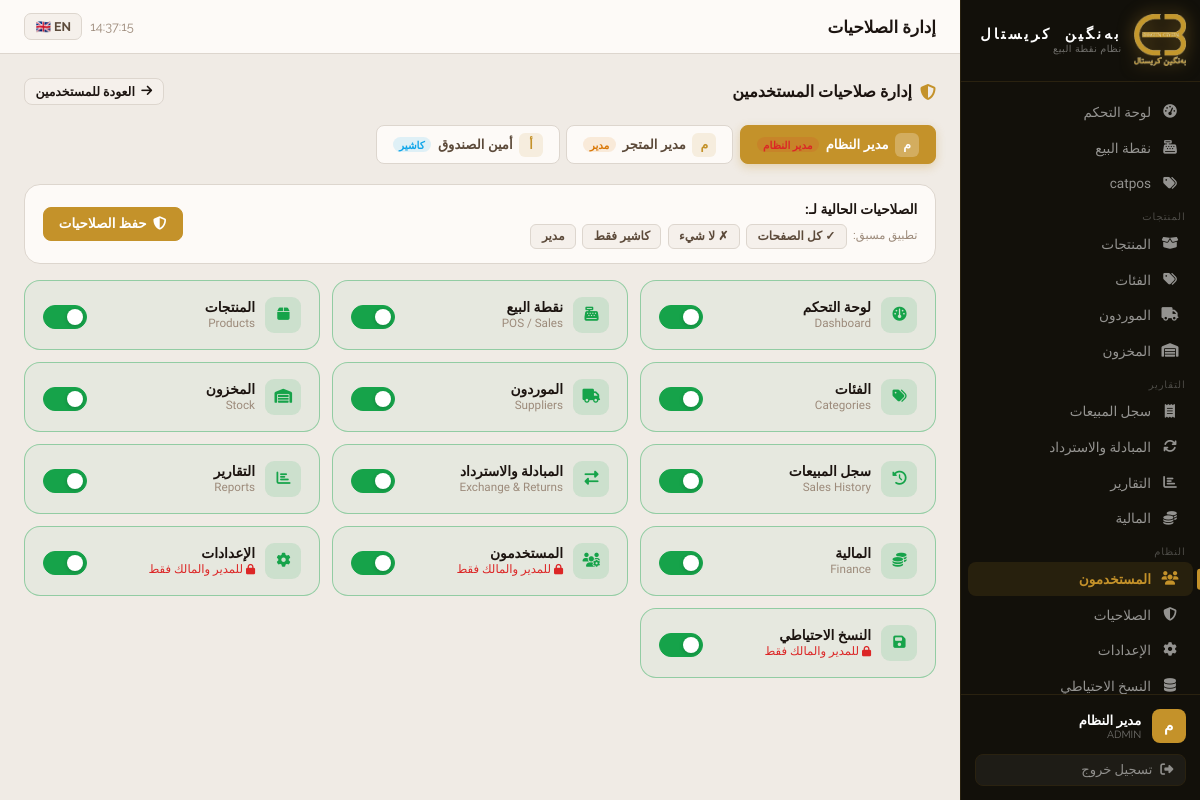
Screenshot of /permissions.php (signed in) with the database file from the repository.
### tables this page shows
CREATE TABLE users (
    id INT AUTO_INCREMENT PRIMARY KEY,
    username VARCHAR(50) UNIQUE NOT NULL,
    password_hash VARCHAR(255) NOT NULL,
    full_name_ar VARCHAR(100),
    full_name_en VARCHAR(100),
    role ENUM('owner','admin','manager','cashier') DEFAULT 'cashier',
    is_active TINYINT(1) DEFAULT 1,
    created_at TIMESTAMP DEFAULT CURRENT_TIMESTAMP
);

### includes/config.php (called while the page is built, shortened)
<?php
$LANG = $_SESSION['lang'] ?? 'ar';
function t(string $key): string {
    global $TRANSLATIONS, $LANG;
    return $TRANSLATIONS[$key][$LANG] ?? $TRANSLATIONS[$key]['en'] ?? $key;
}
class DB {
    private static $instance = null;
    public static function get(): PDO {
        if (!self::$instance) {
            $dsn = "mysql:host=".DB_HOST.";dbname=".DB_NAME.";charset=".DB_CHARSET;
            self::$instance = new PDO($dsn, DB_USER, DB_PASS, [
                PDO::ATTR_ERRMODE            => PDO::ERRMODE_EXCEPTION,
                PDO::ATTR_DEFAULT_FETCH_MODE => PDO::FETCH_ASSOC,
                PDO::ATTR_EMULATE_PREPARES   => false,
            ]);
        }
        return self::$instance;
    }
}
function current_user(): array {
    return [
        'id'   => $_SESSION['pos_user_id'] ?? null,
        'name' => $_SESSION['pos_username'] ?? '',
        'role' => $_SESSION['pos_role']     ?? 'cashier',
    ];
}
function has_permission(string $page): bool {
    $user = current_user();
    if (in_array($user['role'], ['owner', 'admin'])) return true;
    static $perm_cache = [];
    $uid = (int)$user['id'];
    return $perm_cache[$uid][$page] ?? false;
}
function sanitize(string $s): string {
    return htmlspecialchars(trim($s), ENT_QUOTES, 'UTF-8');
}
function lang_switcher_url(string $target): string {
    $q = $_GET;
    $q['lang'] = $target;
    return '?' . http_build_query($q);
}

### permissions.php (the view, shortened to what this page needs)
<?php
require_once __DIR__ . '/includes/config.php';
$me = current_user();
$db = DB::get();
$ALL_PAGES = [
    'dashboard'     => ['icon'=>'fa-gauge',           'ar'=>'لوحة التحكم',         'en'=>'Dashboard'],
    'pos'           => ['icon'=>'fa-cash-register',   'ar'=>'نقطة البيع',          'en'=>'POS / Sales'],
    'products'      => ['icon'=>'fa-box',             'ar'=>'المنتجات',             'en'=>'Products'],
    'categories'    => ['icon'=>'fa-tags',            'ar'=>'الفئات',              'en'=>'Categories'],
    'suppliers'     => ['icon'=>'fa-truck',           'ar'=>'الموردون',             'en'=>'Suppliers'],
    'stock'         => ['icon'=>'fa-warehouse',       'ar'=>'المخزون',             'en'=>'Stock'],
    'sales_history' => ['icon'=>'fa-clock-rotate-left','ar'=>'سجل المبيعات',       'en'=>'Sales History'],
    'exchange'      => ['icon'=>'fa-right-left',      'ar'=>'المبادلة والاسترداد','en'=>'Exchange & Returns'],
    'reports'       => ['icon'=>'fa-chart-bar',       'ar'=>'التقارير',            'en'=>'Reports'],
    'finance'       => ['icon'=>'fa-coins',           'ar'=>'المالية',             'en'=>'Finance'],
    'users'         => ['icon'=>'fa-users-gear',      'ar'=>'المستخدمون',          'en'=>'Users'],
    'settings'      => ['icon'=>'fa-gear',            'ar'=>'الإعدادات',           'en'=>'Settings'],
    'backup'        => ['icon'=>'fa-floppy-disk',     'ar'=>'النسخ الاحتياطي',    'en'=>'Backup'],
];
$LOCKED_PAGES = ['users', 'settings', 'backup'];
$users_query = "SELECT id, full_name_ar, full_name_en, username, role, is_active FROM users";
if ($me['role'] !== 'owner') {
    $users_query .= " WHERE role != 'owner'";
}
$users_query .= " ORDER BY FIELD(role,'owner','admin','manager','cashier'), full_name_ar";
$users = $db->query($users_query)->fetchAll();
$role_colors  = ['owner'=>'badge-danger','admin'=>'badge-danger','manager'=>'badge-warning','cashier'=>'badge-info'];
$role_labels  = ['owner'=>['ar'=>'مالك','en'=>'Owner'],'admin'=>['ar'=>'مدير النظام','en'=>'Admin'],'manager'=>['ar'=>'مدير','en'=>'Manager'],'cashier'=>['ar'=>'كاشير','en'=>'Cashier']];
$page_title = LANG==='ar' ? 'إدارة الصلاحيات' : 'Permissions';
$active_nav = 'users';
require_once __DIR__ . '/includes/layout.php';
?>
<div class="perm-header">
  <h2>
    <i class="fa fa-shield-halved text-brand"></i>
    <?= LANG==='ar' ? 'إدارة صلاحيات المستخدمين' : 'User Permissions Manager' ?>
  </h2>
  <a href="users.php?lang=<?= LANG ?>" class="btn btn-secondary btn-sm">
    <i class="fa fa-arrow-<?= LANG==='ar'?'right':'left' ?>"></i>
    <?= LANG==='ar' ? 'العودة للمستخدمين' : 'Back to Users' ?>
  </a>
</div>
<?php if (empty($users)): ?>
<div class="card" style="text-align:center;padding:3rem;color:var(--muted)">
  <i class="fa fa-users" style="font-size:2rem;margin-bottom:.75rem;opacity:.4"></i>
  <p><?= LANG==='ar' ? 'لا يوجد مستخدمون' : 'No users found' ?></p>
</div>
<?php else: ?>
<div class="user-tabs" id="userTabs">
  <?php foreach ($users as $i => $u): ?>
  <?php
    $rk  = $u['role'];
    $rlabel = LANG==='ar' ? ($role_labels[$rk]['ar']??$rk) : ($role_labels[$rk]['en']??$rk);
    $fname  = LANG==='ar' ? ($u['full_name_ar']?:$u['username']) : ($u['full_name_en']?:$u['full_name_ar']?:$u['username']);
    $init   = strtoupper(mb_substr($u['full_name_ar']?:$u['username'],0,1));
  ?>
  <button class="user-tab <?= $i===0?'active':'' ?>"
          data-uid="<?= $u['id'] ?>"
          data-role="<?= $u['role'] ?>"
          onclick="selectUser(this)">
    <span class="avatar"><?= $init ?></span>
    <span>
      <?= htmlspecialchars($fname) ?>
      <span class="badge <?= $role_colors[$rk]??'badge-muted' ?>" style="font-size:.65rem;padding:.1rem .4rem;margin-<?= LANG==='ar'?'right':'left' ?>:.2rem"><?= $rlabel ?></span>
    </span>
  </button>
  <?php endforeach; ?>
</div>
<div class="save-bar">
  <div>
    <span style="font-size:.85rem;font-weight:700;color:var(--text)">
      <?= LANG==='ar'?'الصلاحيات الحالية لـ':'Permissions for' ?>:
    </span>
    <div class="preset-btns" style="margin-top:.4rem">
      <span style="font-size:.72rem;color:var(--muted);line-height:2"><?= LANG==='ar'?'تطبيق مسبق:':'Preset:' ?></span>
      <button class="preset-btn" onclick="applyPreset('all')"><?= LANG==='ar'?'✓ كل الصفحات':'✓ All Pages' ?></button>
      <button class="preset-btn" onclick="applyPreset('none')"><?= LANG==='ar'?'✗ لا شيء':'✗ None' ?></button>
      <button class="preset-btn" onclick="applyPreset('cashier')"><?= LANG==='ar'?'كاشير فقط':'Cashier Only' ?></button>
      <button class="preset-btn" onclick="applyPreset('manager')"><?= LANG==='ar'?'مدير':'Manager' ?></button>
    </div>
  </div>
  <div style="display:flex;align-items:center;gap:.75rem;flex-wrap:wrap">
    <button class="btn btn-primary" id="saveBtn" onclick="savePermissions()">
      <i class="fa fa-shield-halved"></i> <?= LANG==='ar'?'حفظ الصلاحيات':'Save Permissions' ?>
    </button>
  </div>
</div>
<div class="perm-grid" id="permGrid">
  <?php foreach ($ALL_PAGES as $page_key => $page_info): ?>
  <?php $locked = in_array($page_key, $LOCKED_PAGES); ?>
  <div class="perm-card <?= $locked?'locked':'' ?>" id="pcard-<?= $page_key ?>" data-page="<?= $page_key ?>">
    <div class="perm-left">
      <div class="perm-icon"><i class="fa <?= $page_info['icon'] ?>"></i></div>
      <div>
        <div class="perm-name"><?= LANG==='ar' ? $page_info['ar'] : $page_info['en'] ?></div>
        <div class="perm-desc">
          <?php if ($locked): ?>
            <span style="color:var(--danger)"><i class="fa fa-lock" style="font-size:.65rem"></i> <?= LANG==='ar'?'للمدير والمالك فقط':'Admin & Owner only' ?></span>
          <?php else: ?>
            <?= LANG==='ar' ? $page_info['en'] : $page_info['ar'] ?>
          <?php endif; ?>
        </div>
      </div>
    </div>
    <div class="toggle-wrap">
      <label class="toggle">
        <span class="toggle-slider"></span>
      </label>
    </div>
  </div>
  <?php endforeach; ?>
</div>
<?php endif; ?>
<?php require_once __DIR__ . '/includes/layout_end.php'; ?>

### includes/layout.php (shortened to what this page needs)
<?php
require_once __DIR__ . '/config.php';
$user  = current_user();
$stmt            = DB::get()->query("SELECT COUNT(*) FROM products WHERE stock_qty <= low_stock_threshold AND is_active=1");
$low_stock_count = (int)$stmt->fetchColumn();
$nav_items = [
    ['key' => 'dashboard',     'icon' => 'fa-gauge-high',     'href' => 'dashboard.php'],
    ['key' => 'pos',           'icon' => 'fa-cash-register',  'href' => 'pos.php'],
    ['key' => 'catpos',        'icon' => 'fa-tags',           'href' => 'catpos.php'],
    ['sep' => t('products')],
    ['key' => 'products',      'icon' => 'fa-box-open',       'href' => 'products.php'],
    ['key' => 'categories',    'icon' => 'fa-tags',           'href' => 'categories.php'],
    ['key' => 'suppliers',     'icon' => 'fa-truck',          'href' => 'suppliers.php'],
    ['key' => 'stock',         'icon' => 'fa-warehouse',      'href' => 'stock.php', 'badge' => $low_stock_count],
    ['sep' => t('reports')],
    ['key' => 'sales_history', 'icon' => 'fa-receipt',        'href' => 'sales.php'],
    ['key' => 'exchange',      'icon' => 'fa-arrows-rotate',  'href' => 'exchange.php'],
    ['key' => 'reports',       'icon' => 'fa-chart-bar',      'href' => 'reports.php'],
    ['key' => 'finance',       'icon' => 'fa-coins',          'href' => 'finance.php'],
    ['sep' => LANG === 'ar' ? 'النظام' : 'System'],
    ['key' => 'users',         'icon' => 'fa-users',          'href' => 'users.php'],
    ['key' => 'permissions',   'icon' => 'fa-shield-halved',  'href' => 'permissions.php'],
    ['key' => 'settings',      'icon' => 'fa-gear',           'href' => 'settings.php'],
    ['key' => 'backup',        'icon' => 'fa-database',       'href' => 'backup.php'],
];
?>
<!DOCTYPE html>
<html lang="<?= LANG ?>" dir="<?= DIR ?>">
<head>
<link href="/bangeen_pos/lib/font-awesome/css/all.min.css" rel="stylesheet">
</head>
<body>
<aside class="sidebar">
  <a href="/bangeen_pos/dashboard.php" class="sidebar-brand">
    <img class="brand-logo-img" alt="Bangeen Crystal">
    <div class="brand-text">
      <div class="b-name"><?= LANG === 'ar' ? 'به‌نگین کریستال' : 'Bangeen Crystal' ?></div>
      <div class="b-sub"><?= LANG === 'ar' ? 'نظام نقطة البيع' : 'Point of Sale' ?></div>
    </div>
  </a>
  <nav class="sidebar-nav">
    <?php foreach ($nav_items as $item): ?>
      <?php if (isset($item['sep'])): ?>
        <div class="nav-sep"><?= sanitize($item['sep']) ?></div>
      <?php elseif (has_permission($item['key'])): ?>
        <a href="/bangeen_pos/<?= $item['href'] ?>"
           class="nav-item <?= ($active_nav ?? '') === $item['key'] ? 'active' : '' ?>">
          <i class="fa <?= $item['icon'] ?>"></i>
          <?= t($item['key']) ?>
        </a>
      <?php endif; ?>
    <?php endforeach; ?>
  </nav>
  <div class="sidebar-footer">
    <div class="user-info">
      <div class="user-avatar">
        <?= strtoupper(mb_substr($user['name'], 0, 1)) ?>
      </div>
      <div>
        <div class="user-name"><?= sanitize($user['name']) ?></div>
        <div class="user-role"><?= sanitize($user['role']) ?></div>
      </div>
    </div>
    <a href="/bangeen_pos/logout.php" class="btn-logout">
      <i class="fa fa-right-from-bracket"></i> <?= t('logout') ?>
    </a>
  </div>
</aside>
<div class="main-wrap">
  <div class="topbar">
    <span class="topbar-title"><?= sanitize($page_title ?? t('dashboard')) ?></span>
    <div class="topbar-actions">
      <span class="topbar-time" id="topbar-clock"></span>
      <a href="<?= lang_switcher_url(LANG === 'ar' ? 'en' : 'ar') ?>" class="lang-btn">
        <?= LANG === 'ar' ? '🇬🇧 EN' : '🇮🇶 عربي' ?>
      </a>
    </div>
  </div>
  <div class="page-content" id="pageContent">

### permissions.php (style rules this page uses)
.perm-header { display:flex;align-items:center;justify-content:space-between;margin-bottom:1.25rem;flex-wrap:wrap;gap:.75rem }
.perm-header h2 { font-size:1rem;font-weight:700;display:flex;align-items:center;gap:.5rem }
.user-tabs { display:flex;gap:.4rem;flex-wrap:wrap;margin-bottom:1.25rem }
.user-tab { padding:.4rem 1rem;border-radius:8px;border:1.5px solid var(--border);background:var(--surface);color:var(--text2);font-size:.82rem;font-weight:700;cursor:pointer;transition:all .15s;display:flex;align-items:center;gap:.4rem;white-space:nowrap }
.user-tab.active { border-color:var(--brand);background:var(--brand);color:#fff;box-shadow:0 3px 10px rgba(196,146,42,.3) }
.user-tab .avatar { width:24px;height:24px;border-radius:6px;background:rgba(255,255,255,.25);display:flex;align-items:center;justify-content:center;font-size:.78rem;font-weight:900;flex-shrink:0 }
.user-tab:not(.active) .avatar { background:var(--brand-soft);color:var(--brand) }
.perm-grid { display:grid;grid-template-columns:repeat(auto-fill,minmax(240px,1fr));gap:.75rem }
.perm-card { background:var(--surface);border:1.5px solid var(--border);border-radius:var(--radius-lg);padding:1rem 1.1rem;display:flex;align-items:center;justify-content:space-between;gap:.75rem;transition:border-color .15s,box-shadow .15s }
.perm-card.granted { border-color:rgba(22,163,74,.4);background:rgba(22,163,74,.04) }
.perm-left { display:flex;align-items:center;gap:.65rem }
.perm-icon { width:36px;height:36px;border-radius:9px;background:var(--brand-soft);color:var(--brand);display:flex;align-items:center;justify-content:center;font-size:.88rem;flex-shrink:0 }
.perm-card.granted .perm-icon { background:rgba(22,163,74,.12);color:var(--success) }
.perm-name { font-weight:700;font-size:.86rem }
.perm-desc { font-size:.73rem;color:var(--muted);margin-top:.1rem }
.toggle-wrap { flex-shrink:0 }
.toggle { position:relative;display:inline-block;width:44px;height:24px }
.toggle-slider { position:absolute;inset:0;background:var(--surface2);border-radius:99px;cursor:pointer;transition:.25s;border:1.5px solid var(--border) }
.toggle-slider:before { content:'';position:absolute;height:16px;width:16px;left:3px;bottom:3px;background:#fff;border-radius:50%;transition:.25s;box-shadow:0 1px 4px rgba(0,0,0,.2) }
input:checked+.toggle-slider { background:var(--success);border-color:var(--success) }
input:checked+.toggle-slider:before { transform:translateX(20px) }
.save-bar { background:var(--surface);border:1px solid var(--border);border-radius:var(--radius-lg);padding:.85rem 1.1rem;display:flex;align-items:center;justify-content:space-between;margin-bottom:1rem;flex-wrap:wrap;gap:.5rem }
.preset-btns { display:flex;gap:.4rem;flex-wrap:wrap }
.preset-btn { padding:.28rem .65rem;border-radius:6px;border:1px solid var(--border);background:var(--surface2);color:var(--text2);font-size:.75rem;font-weight:700;cursor:pointer;transition:all .12s }

### rows the page displays
users: full_name_ar "م", full_name_ar "مدير النظام", role "ADMIN", role "مدير النظام"
users: full_name_ar "م", full_name_ar "مدير المتجر", role "مدير"
users: full_name_ar "أ", full_name_ar "أمين الصندوق", role "كاشير"

### other values shown
t($item['key']) "لوحة التحكم"
t($item['key']) "نقطة البيع"
t($item['key']) "catpos"
$item['sep'] "المنتجات"
t($item['key']) "المنتجات"
t($item['key']) "الفئات"
t($item['key']) "الموردون"
t($item['key']) "المخزون"
$item['sep'] "التقارير"
t($item['key']) "سجل المبيعات"
t($item['key']) "المبادلة والاسترداد"
t($item['key']) "التقارير"
t($item['key']) "المالية"
$item['sep'] "النظام"
t($item['key']) "المستخدمون"
